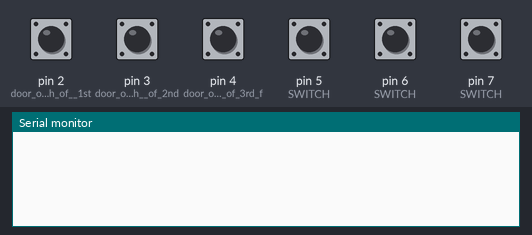
Simulated run of this sketch. Board: Arduino Uno, built with avr-gcc and run on an emulated ATmega328P. Parts: the last lines printed to the serial monitor. The inputs (shaded band) are chosen by the test bench; at power-on: pin 5 (SWITCH), pin 6 (SWITCH), pin 7 (SWITCH) HIGH, pin 2 (door_open_switch_of__1st), pin 3 (door_open_switch__of_2nd), pin 4 (door_open_switch_of_3rd_f) LOW.

Above: at 1.2 s.
1.3 s: pin 5 (SWITCH) pulled LOW for 0.15 s
At 2.1 s:
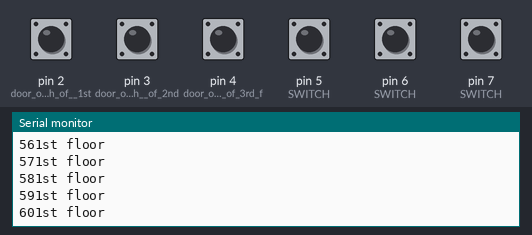
2.9 s: pin 6 (SWITCH) pulled LOW for 1 s
At 5.3 s:
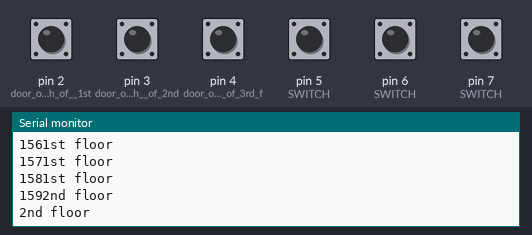
Timing chart, 0 to 6.8 s (numbered marks = the images above; inputs shaded):
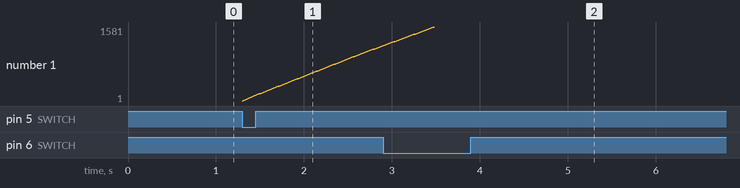

The sketch:

serial.ino
```cpp
int i=0;
void setup() {
Serial.begin(9600);  // put your setup code here, to run once:
pinMode(2,INPUT);// door open switch of  1st floor
pinMode(3,INPUT);// door open switch  of 2nd floor
pinMode(4,INPUT);// door open switch of 3rd floor
pinMode(5,INPUT);// 1ST FLOOR SWITCH;" THINK IT IS INSIDE THE LIFT"
pinMode(6,INPUT);//2ND FLOOR SWITCH
pinMode(7,INPUT);// 3RD FLOOR SWITCH


}

void loop()
{
int osw1= digitalRead(2);// oudside switch
int osw2=digitalRead(3);
int osw3=digitalRead(4);
int isw1=digitalRead(5);// inside switch
int isw2=digitalRead(6);
int isw3=digitalRead(7);

if (isw1==LOW)
{
  for (int x=1; x<160;x++)
  {
    Serial.println("1st floor");
    i++;
    Serial.print(i);
  }
}
if (isw2==LOW)
{
  for (int x=1;x<40;x++)
  {
    Serial.println("2nd floor");
    delay(1000);

  }
}
  if (isw3==LOW)
{
  for (int x=1;x<120;x++)
  {
    Serial.println("3rd floor");

  }
}


}
```

Measured:
- after the input at 1.3 s, the serial monitor: prints a new line at once (image 1)
